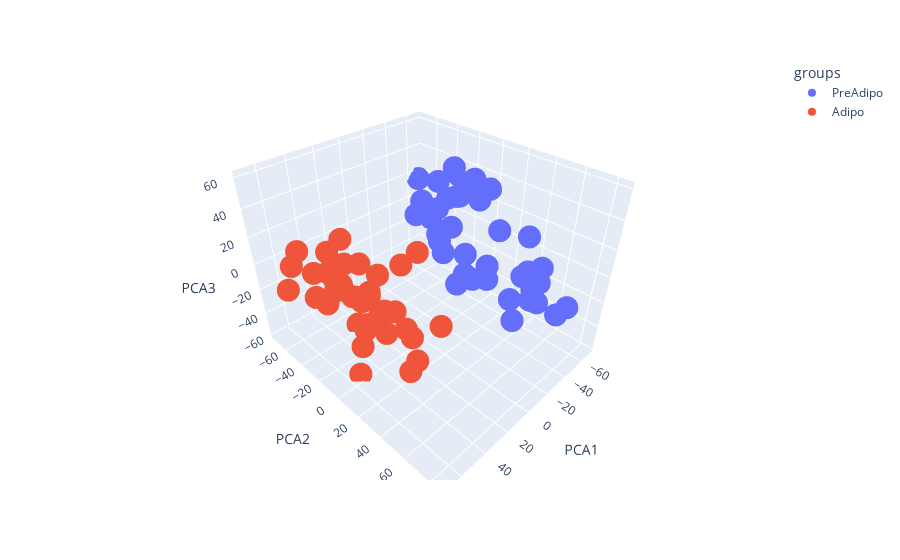

Here is the notebook cell this chart was saved with:
### Markdown cell above
h)

### Code cell
X = transcriptomics_transf.T.to_numpy(dtype=float)
pca = PCA(n_components=3)
pca_output_log = pca.fit_transform(X)
pca_output_log_df = pd.DataFrame(pca_output_log, columns=['PCA1', 'PCA2', 'PCA3'])
pca_output_log_df["groups"] =dict_sample.values()

fig = px.scatter_3d(pca_output_log_df, x='PCA1', y='PCA2', z='PCA3', color="groups")
fig.show()

### Figure 1 — Plotly figure (JSON) as saved in the notebook; plotly's stock layout.template omitted (floating-point values rounded to 4 significant figures)
{"data": [{"hovertemplate": "groups=PreAdipo<br>PCA1=%{x}<br>PCA2=%{y}<br>PCA3=%{z}<extra></extra>", "legendgroup": "PreAdipo", "marker": {"color": "#636efa", "symbol": "circle"}, "mode": "markers", "name": "PreAdipo", "scene": "scene", "showlegend": true, "type": "scatter3d", "x": [-42.83, -46.52, -63.71, -57.73, -49.4, -46.01, -37.49, -62.77, -55.12, -33.8, -37.04, -52.2, -37.75, -52.29, -68.84, -57.39, -45.85, -32.65, -53.6, -62.97, -44.64, -55.14, -64.0, -48.41, -47.62, -54.91, -66.13, -34.15, -54.24, -31.14, -36.39, -25.5, -41.47, -68.5, -37.13, -37.03, -46.11, -47.04, -55.69, -54.33], "y": [58.87, -5.596, -33.93, -67.49, -52.32, -19.15, 41.62, -0.2628, -41.72, 77.8, 29.1, -5.37, 61.54, -14.66, -33.79, -25.12, 56.65, 84.39, -39.67, -27.33, 52.04, -2.418, -49.88, 45.89, -13.52, -38.97, -73.26, 58.6, 39.97, 60.93, 10.44, 12.14, -22.2, -4.35, 45.8, 49.04, -39.64, 14.08, -32.25, 9.157], "z": [7.278, -14.51, 37.0, -11.25, 9.417, 2.23, -23.69, 32.67, 4.928, -12.94, 23.52, 41.54, -15.19, 29.25, 29.6, 20.02, -6.608, -2.791, -15.54, 17.52, -1.108, 26.37, 21.11, -4.799, -45.63, -21.85, 14.93, -12.86, 16.3, -1.822, -22.85, -12.1, -18.5, 29.03, -39.02, -0.9947, 1.675, -15.27, 16.76, -32.93]}, {"hovertemplate": "groups=Adipo<br>PCA1=%{x}<br>PCA2=%{y}<br>PCA3=%{z}<extra></extra>", "legendgroup": "Adipo", "marker": {"color": "#EF553B", "symbol": "circle"}, "mode": "markers", "name": "Adipo", "scene": "scene", "showlegend": true, "type": "scatter3d", "x": [57.59, 62.47, 51.33, 46.82, 46.83, 34.37, 51.97, 61.29, 67.56, 61.6, 29.62, 42.86, 38.32, 59.14, 66.0, 63.52, 25.17, 68.22, 50.72, 32.39, 34.09, 26.88, 20.4, 38.83, 67.61, 29.71, 69.9, 48.39, 35.71, 62.47, 31.92, 35.72, 64.16, 55.23, 64.14, 53.78, 69.01, 61.58, 30.88, 27.24], "y": [-24.5, 4.259, 48.61, 36.82, 34.23, 48.29, -22.46, -29.19, -32.65, -29.96, -44.71, 5.063, 33.65, -11.81, 53.78, -4.613, -42.2, 22.95, 22.07, -15.96, -32.1, 17.09, -6.047, -50.77, -52.21, -5.109, 29.41, -21.23, -19.25, 17.92, -6.816, -11.37, 34.66, -17.46, 15.37, -3.433, 1.025, -54.19, -23.49, -28.86], "z": [-10.67, 50.01, 57.6, -31.55, -0.7281, 2.24, 9.455, 11.52, 28.02, -6.538, -4.825, -17.95, -31.39, 6.601, 60.35, 28.15, -58.06, -6.83, -9.236, -13.89, -22.46, -31.37, -28.06, -10.26, -9.852, -21.41, 10.26, 0.5026, 10.63, 17.86, 6.708, -6.601, 21.12, 10.19, 20.39, -58.77, 43.88, 4.276, -43.37, -24.87]}], "layout": {"legend": {"title": {"text": "groups"}, "tracegroupgap": 0}, "margin": {"t": 60}, "scene": {"domain": {"x": [0, 1], "y": [0, 1]}, "xaxis": {"title": {"text": "PCA1"}}, "yaxis": {"title": {"text": "PCA2"}}, "zaxis": {"title": {"text": "PCA3"}}}}}
